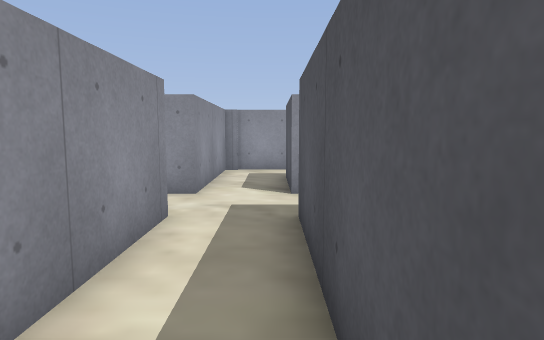
[1] (above)

16 first-person views from a walk through a Godot game level. The camera is 1.4 m above the floor, tilts 6° down and sees 75° across. The floor is counted in squares, 1 m on a side. Each view is taken from the middle of a square. On the plan, view 1 faces up. The plan holds only what a view shows up to about 15 squares ahead; the rest is blank. Characters and animated objects are not drawn. Some surface patterns are stand-ins.

[2]
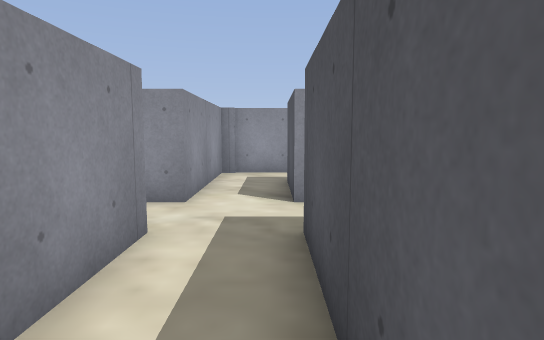

[3]
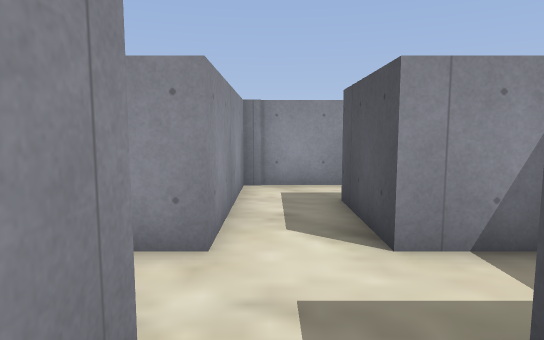

[4]
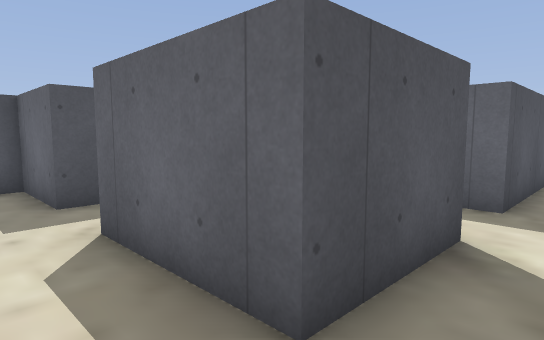

[5]
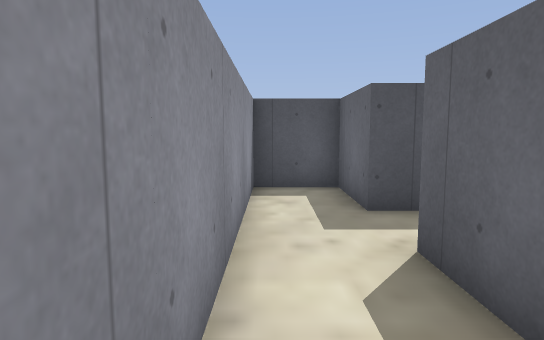

[6]
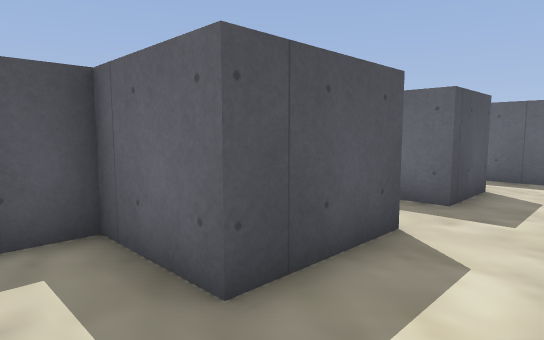

[7]
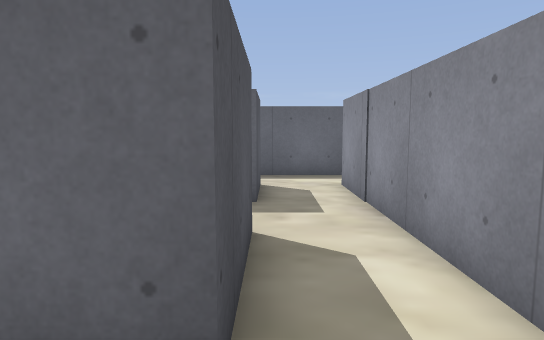

[8]
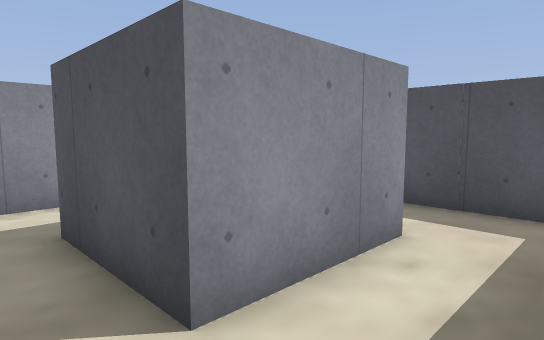

[9]
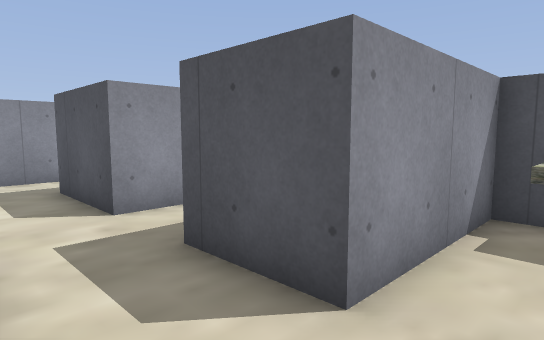

[10]
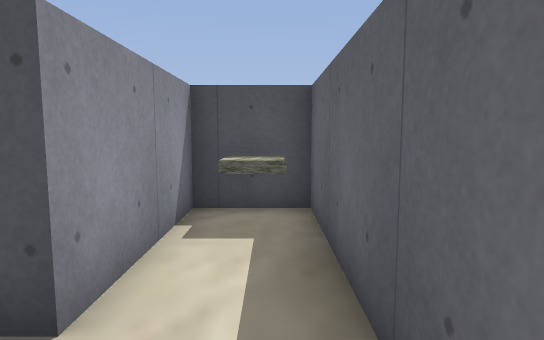

[11]
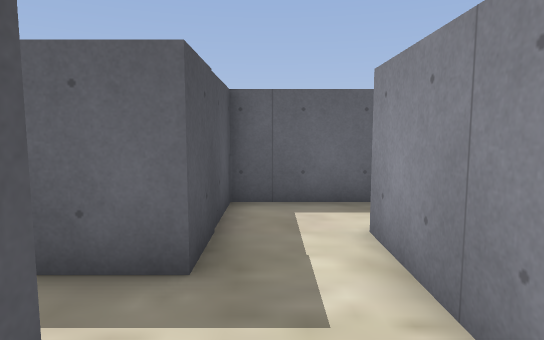

[12]
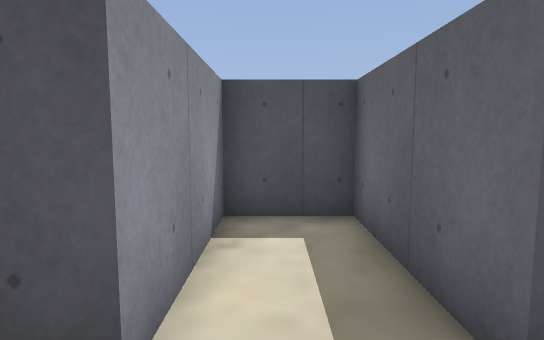

[13]
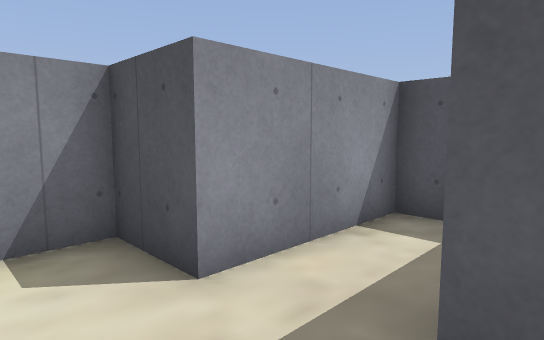

[14]
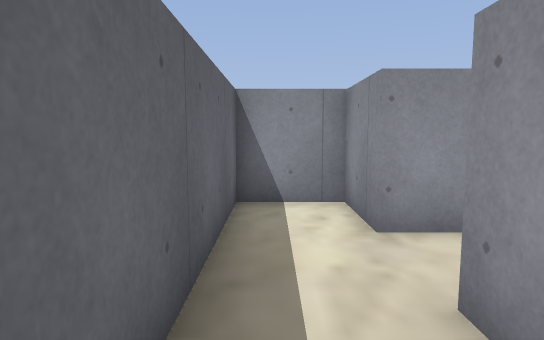

[15]
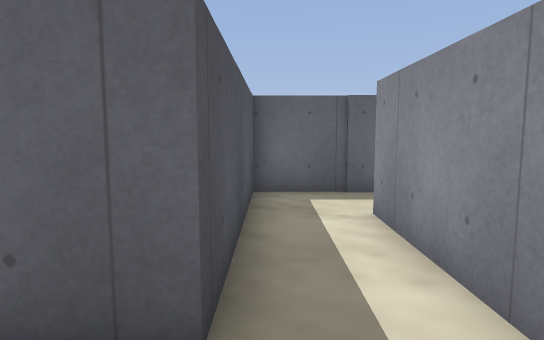

[16]
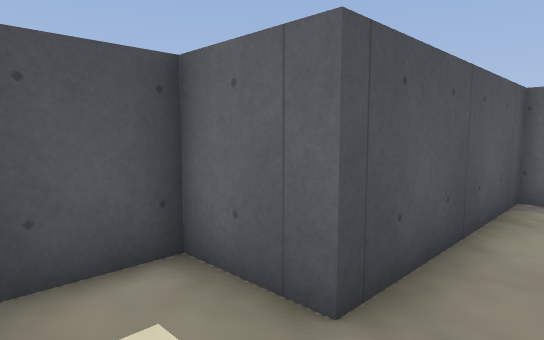

### Floor plan
Points are (right, up) in squares from view 1. A wall is a line through its corners. A room is listed if a view was taken in it or the views show most of it. See-through windows are left out.
Room 1 (views 1, 2, 3, 4, 5, 6, 7, 8, 9, 10, 13, 14, 15, 16)
walls: (2.2, 8.1) (0.4, 8.1) (0.4, 11.3) (4.1, 11.3); (4.1, 10.6) (4.1, 3.5) (1.9, 3.5) (1.9, 1.3) (10.5, 1.3) (10.5, 3.5) (6.3, 3.5) (6.3, 5.9) (7.4, 5.9); (8.9, 5.9) (11.8, 5.9) (11.8, 9.6); (9.6, 9.5) (9.6, 8.1) (6.3, 8.1) (6.3, 11.3) (9.1, 11.3) (9.1, 13.5) (-1.8, 13.5) (-1.8, 8.1); (-1.8, 6) (-1.8, 1.9); (-2.5, -0.4) (0.4, -0.4) (0.4, 5.9) (2.6, 5.9) (2.6, 7.6)
ways out: opening at (10.5, 8.5) to room 2; opening at (-2.5, 7); opening at (-2, 0.5)
Room 2 (views 11, 12)
walls: (11.8, 9.6) (15.9, 9.6) (15.9, 11.8) (11.8, 11.8) (11.8, 13.8) (10.5, 13.8); (9.6, 11.4) (9.6, 9.5)
ways out: opening at (10.5, 8.5) to room 1

Where each view was taken, in squares from view 1:
view 1: 0 up, 0 right, facing up
view 2: 1 up, 0 right, facing up
view 3: 4 up, 1 left, facing up
view 4: 13 up, 1 left, facing down-right
view 5: 13 up, 0 right, facing right
view 6: 13 up, 4 right, facing down-right
view 7: 13 up, 6 right, facing down
view 8: 6 up, 5 right, facing up-right
view 9: 2 up, 4 right, facing up-right
view 10: 2 up, 4 right, facing right
view 11: 13 up, 11 right, facing down
view 12: 11 up, 10 right, facing right
view 13: 9 up, 10 right, facing up-right
view 14: 2 up, 9 right, facing left
view 15: 8 up, 0 right, facing down
view 16: 8 up, 1 left, facing down-right
